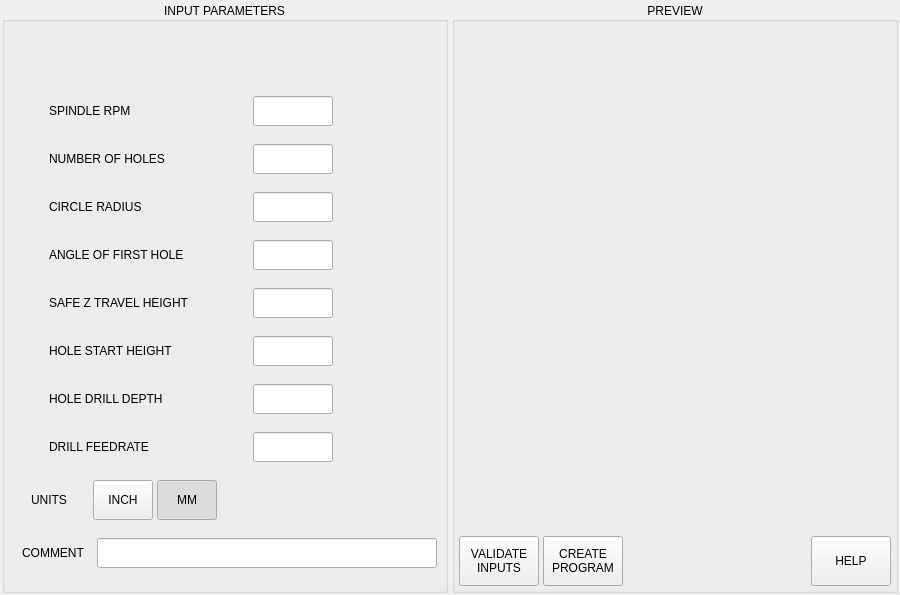
<?xml version="1.0" encoding="UTF-8"?>
<ui version="4.0">
 <class>Form</class>
 <widget class="QWidget" name="Form">
  <property name="geometry">
   <rect>
    <x>0</x>
    <y>0</y>
    <width>900</width>
    <height>595</height>
   </rect>
  </property>
  <property name="windowTitle">
   <string>Form</string>
  </property>
  <layout class="QHBoxLayout" name="horizontalLayout_5">
   <property name="spacing">
    <number>4</number>
   </property>
   <property name="leftMargin">
    <number>0</number>
   </property>
   <property name="topMargin">
    <number>0</number>
   </property>
   <property name="rightMargin">
    <number>0</number>
   </property>
   <property name="bottomMargin">
    <number>0</number>
   </property>
   <item>
    <widget class="QFrame" name="frame_hole_circle">
     <property name="maximumSize">
      <size>
       <width>16777215</width>
       <height>16777215</height>
      </size>
     </property>
     <property name="frameShape">
      <enum>QFrame::NoFrame</enum>
     </property>
     <property name="frameShadow">
      <enum>QFrame::Plain</enum>
     </property>
     <layout class="QHBoxLayout" name="horizontalLayout">
      <property name="spacing">
       <number>4</number>
      </property>
      <property name="leftMargin">
       <number>2</number>
      </property>
      <property name="topMargin">
       <number>2</number>
      </property>
      <property name="rightMargin">
       <number>2</number>
      </property>
      <property name="bottomMargin">
       <number>2</number>
      </property>
      <item>
       <widget class="QGroupBox" name="groupbox_hole_circle">
        <property name="title">
         <string>INPUT PARAMETERS</string>
        </property>
        <property name="alignment">
         <set>Qt::AlignCenter</set>
        </property>
        <layout class="QVBoxLayout" name="verticalLayout">
         <property name="spacing">
          <number>4</number>
         </property>
         <property name="leftMargin">
          <number>4</number>
         </property>
         <property name="topMargin">
          <number>12</number>
         </property>
         <property name="rightMargin">
          <number>4</number>
         </property>
         <property name="bottomMargin">
          <number>4</number>
         </property>
         <item>
          <widget class="QLabel" name="lbl_units_info">
           <property name="sizePolicy">
            <sizepolicy hsizetype="Preferred" vsizetype="Fixed">
             <horstretch>0</horstretch>
             <verstretch>0</verstretch>
            </sizepolicy>
           </property>
           <property name="minimumSize">
            <size>
             <width>0</width>
             <height>30</height>
            </size>
           </property>
           <property name="maximumSize">
            <size>
             <width>16777215</width>
             <height>30</height>
            </size>
           </property>
           <property name="alignment">
            <set>Qt::AlignCenter</set>
           </property>
           <property name="margin">
            <number>4</number>
           </property>
          </widget>
         </item>
         <item>
          <widget class="QWidget" name="widget_spindle" native="true">
           <property name="sizePolicy">
            <sizepolicy hsizetype="Preferred" vsizetype="Fixed">
             <horstretch>0</horstretch>
             <verstretch>0</verstretch>
            </sizepolicy>
           </property>
           <property name="minimumSize">
            <size>
             <width>0</width>
             <height>30</height>
            </size>
           </property>
           <property name="maximumSize">
            <size>
             <width>16777215</width>
             <height>30</height>
            </size>
           </property>
           <layout class="QHBoxLayout" name="horizontalLayout_12">
            <property name="spacing">
             <number>4</number>
            </property>
            <property name="leftMargin">
             <number>0</number>
            </property>
            <property name="topMargin">
             <number>0</number>
            </property>
            <property name="rightMargin">
             <number>0</number>
            </property>
            <property name="bottomMargin">
             <number>0</number>
            </property>
            <item>
             <widget class="QLabel" name="lbl_spindle">
              <property name="maximumSize">
               <size>
                <width>160</width>
                <height>16777215</height>
               </size>
              </property>
              <property name="text">
               <string>SPINDLE RPM</string>
              </property>
             </widget>
            </item>
            <item>
             <widget class="QLineEdit" name="lineEdit_spindle">
              <property name="sizePolicy">
               <sizepolicy hsizetype="Preferred" vsizetype="Preferred">
                <horstretch>0</horstretch>
                <verstretch>0</verstretch>
               </sizepolicy>
              </property>
              <property name="minimumSize">
               <size>
                <width>0</width>
                <height>0</height>
               </size>
              </property>
              <property name="maximumSize">
               <size>
                <width>80</width>
                <height>16777215</height>
               </size>
              </property>
              <property name="maxLength">
               <number>8</number>
              </property>
              <property name="alignment">
               <set>Qt::AlignCenter</set>
              </property>
             </widget>
            </item>
            <item>
             <widget class="QLabel" name="lbl_spindle_ok">
              <property name="sizePolicy">
               <sizepolicy hsizetype="Fixed" vsizetype="Fixed">
                <horstretch>0</horstretch>
                <verstretch>0</verstretch>
               </sizepolicy>
              </property>
              <property name="minimumSize">
               <size>
                <width>24</width>
                <height>24</height>
               </size>
              </property>
              <property name="maximumSize">
               <size>
                <width>24</width>
                <height>24</height>
               </size>
              </property>
              <property name="text">
               <string/>
              </property>
              <property name="pixmap">
               <pixmap>images/unchecked.png</pixmap>
              </property>
              <property name="scaledContents">
               <bool>true</bool>
              </property>
              <property name="alignment">
               <set>Qt::AlignCenter</set>
              </property>
             </widget>
            </item>
           </layout>
          </widget>
         </item>
         <item>
          <widget class="QWidget" name="widget_num_holes" native="true">
           <property name="sizePolicy">
            <sizepolicy hsizetype="Preferred" vsizetype="Fixed">
             <horstretch>0</horstretch>
             <verstretch>0</verstretch>
            </sizepolicy>
           </property>
           <property name="minimumSize">
            <size>
             <width>0</width>
             <height>30</height>
            </size>
           </property>
           <property name="maximumSize">
            <size>
             <width>16777215</width>
             <height>30</height>
            </size>
           </property>
           <layout class="QHBoxLayout" name="horizontalLayout_6">
            <property name="spacing">
             <number>4</number>
            </property>
            <property name="leftMargin">
             <number>0</number>
            </property>
            <property name="topMargin">
             <number>0</number>
            </property>
            <property name="rightMargin">
             <number>0</number>
            </property>
            <property name="bottomMargin">
             <number>0</number>
            </property>
            <item>
             <widget class="QLabel" name="lbl_num_holes">
              <property name="minimumSize">
               <size>
                <width>160</width>
                <height>0</height>
               </size>
              </property>
              <property name="maximumSize">
               <size>
                <width>160</width>
                <height>16777215</height>
               </size>
              </property>
              <property name="text">
               <string>NUMBER OF HOLES</string>
              </property>
             </widget>
            </item>
            <item>
             <widget class="QLineEdit" name="lineEdit_num_holes">
              <property name="sizePolicy">
               <sizepolicy hsizetype="Preferred" vsizetype="Preferred">
                <horstretch>0</horstretch>
                <verstretch>0</verstretch>
               </sizepolicy>
              </property>
              <property name="minimumSize">
               <size>
                <width>80</width>
                <height>0</height>
               </size>
              </property>
              <property name="maximumSize">
               <size>
                <width>80</width>
                <height>16777215</height>
               </size>
              </property>
              <property name="maxLength">
               <number>5</number>
              </property>
              <property name="alignment">
               <set>Qt::AlignCenter</set>
              </property>
             </widget>
            </item>
            <item>
             <widget class="QLabel" name="lbl_num_holes_ok">
              <property name="sizePolicy">
               <sizepolicy hsizetype="Fixed" vsizetype="Fixed">
                <horstretch>0</horstretch>
                <verstretch>0</verstretch>
               </sizepolicy>
              </property>
              <property name="minimumSize">
               <size>
                <width>24</width>
                <height>24</height>
               </size>
              </property>
              <property name="maximumSize">
               <size>
                <width>24</width>
                <height>24</height>
               </size>
              </property>
              <property name="text">
               <string/>
              </property>
              <property name="pixmap">
               <pixmap>images/unchecked.png</pixmap>
              </property>
              <property name="scaledContents">
               <bool>true</bool>
              </property>
              <property name="alignment">
               <set>Qt::AlignCenter</set>
              </property>
             </widget>
            </item>
           </layout>
          </widget>
         </item>
         <item>
          <widget class="QWidget" name="widget_radius" native="true">
           <property name="sizePolicy">
            <sizepolicy hsizetype="Preferred" vsizetype="Fixed">
             <horstretch>0</horstretch>
             <verstretch>0</verstretch>
            </sizepolicy>
           </property>
           <property name="minimumSize">
            <size>
             <width>0</width>
             <height>30</height>
            </size>
           </property>
           <property name="maximumSize">
            <size>
             <width>16777215</width>
             <height>30</height>
            </size>
           </property>
           <layout class="QHBoxLayout" name="horizontalLayout_8">
            <property name="spacing">
             <number>4</number>
            </property>
            <property name="leftMargin">
             <number>0</number>
            </property>
            <property name="topMargin">
             <number>0</number>
            </property>
            <property name="rightMargin">
             <number>0</number>
            </property>
            <property name="bottomMargin">
             <number>0</number>
            </property>
            <item>
             <widget class="QLabel" name="lbl_radius">
              <property name="minimumSize">
               <size>
                <width>160</width>
                <height>0</height>
               </size>
              </property>
              <property name="maximumSize">
               <size>
                <width>160</width>
                <height>16777215</height>
               </size>
              </property>
              <property name="text">
               <string>CIRCLE RADIUS</string>
              </property>
             </widget>
            </item>
            <item>
             <widget class="QLineEdit" name="lineEdit_radius">
              <property name="sizePolicy">
               <sizepolicy hsizetype="Preferred" vsizetype="Preferred">
                <horstretch>0</horstretch>
                <verstretch>0</verstretch>
               </sizepolicy>
              </property>
              <property name="minimumSize">
               <size>
                <width>80</width>
                <height>0</height>
               </size>
              </property>
              <property name="maximumSize">
               <size>
                <width>80</width>
                <height>16777215</height>
               </size>
              </property>
              <property name="maxLength">
               <number>6</number>
              </property>
              <property name="alignment">
               <set>Qt::AlignCenter</set>
              </property>
             </widget>
            </item>
            <item>
             <widget class="QLabel" name="lbl_radius_ok">
              <property name="sizePolicy">
               <sizepolicy hsizetype="Fixed" vsizetype="Fixed">
                <horstretch>0</horstretch>
                <verstretch>0</verstretch>
               </sizepolicy>
              </property>
              <property name="minimumSize">
               <size>
                <width>24</width>
                <height>24</height>
               </size>
              </property>
              <property name="maximumSize">
               <size>
                <width>24</width>
                <height>24</height>
               </size>
              </property>
              <property name="text">
               <string/>
              </property>
              <property name="pixmap">
               <pixmap>images/unchecked.png</pixmap>
              </property>
              <property name="scaledContents">
               <bool>true</bool>
              </property>
              <property name="alignment">
               <set>Qt::AlignCenter</set>
              </property>
             </widget>
            </item>
           </layout>
          </widget>
         </item>
         <item>
          <widget class="QWidget" name="widget_first" native="true">
           <property name="sizePolicy">
            <sizepolicy hsizetype="Preferred" vsizetype="Fixed">
             <horstretch>0</horstretch>
             <verstretch>0</verstretch>
            </sizepolicy>
           </property>
           <property name="minimumSize">
            <size>
             <width>0</width>
             <height>30</height>
            </size>
           </property>
           <property name="maximumSize">
            <size>
             <width>16777215</width>
             <height>30</height>
            </size>
           </property>
           <layout class="QHBoxLayout" name="horizontalLayout_7">
            <property name="spacing">
             <number>4</number>
            </property>
            <property name="leftMargin">
             <number>0</number>
            </property>
            <property name="topMargin">
             <number>0</number>
            </property>
            <property name="rightMargin">
             <number>0</number>
            </property>
            <property name="bottomMargin">
             <number>0</number>
            </property>
            <item>
             <widget class="QLabel" name="lbl_first">
              <property name="minimumSize">
               <size>
                <width>160</width>
                <height>0</height>
               </size>
              </property>
              <property name="maximumSize">
               <size>
                <width>160</width>
                <height>16777215</height>
               </size>
              </property>
              <property name="toolTip">
               <string>Tool to use for facing</string>
              </property>
              <property name="text">
               <string>ANGLE OF FIRST HOLE</string>
              </property>
             </widget>
            </item>
            <item>
             <widget class="QLineEdit" name="lineEdit_first">
              <property name="sizePolicy">
               <sizepolicy hsizetype="Preferred" vsizetype="Preferred">
                <horstretch>0</horstretch>
                <verstretch>0</verstretch>
               </sizepolicy>
              </property>
              <property name="minimumSize">
               <size>
                <width>80</width>
                <height>0</height>
               </size>
              </property>
              <property name="maximumSize">
               <size>
                <width>80</width>
                <height>16777215</height>
               </size>
              </property>
              <property name="toolTip">
               <string/>
              </property>
              <property name="maxLength">
               <number>6</number>
              </property>
              <property name="alignment">
               <set>Qt::AlignCenter</set>
              </property>
             </widget>
            </item>
            <item>
             <widget class="QLabel" name="lbl_first_ok">
              <property name="sizePolicy">
               <sizepolicy hsizetype="Fixed" vsizetype="Fixed">
                <horstretch>0</horstretch>
                <verstretch>0</verstretch>
               </sizepolicy>
              </property>
              <property name="minimumSize">
               <size>
                <width>24</width>
                <height>24</height>
               </size>
              </property>
              <property name="maximumSize">
               <size>
                <width>24</width>
                <height>24</height>
               </size>
              </property>
              <property name="text">
               <string/>
              </property>
              <property name="pixmap">
               <pixmap>images/unchecked.png</pixmap>
              </property>
              <property name="scaledContents">
               <bool>true</bool>
              </property>
              <property name="alignment">
               <set>Qt::AlignCenter</set>
              </property>
             </widget>
            </item>
           </layout>
          </widget>
         </item>
         <item>
          <widget class="QWidget" name="widget_safe_z" native="true">
           <property name="sizePolicy">
            <sizepolicy hsizetype="Preferred" vsizetype="Fixed">
             <horstretch>0</horstretch>
             <verstretch>0</verstretch>
            </sizepolicy>
           </property>
           <property name="minimumSize">
            <size>
             <width>0</width>
             <height>30</height>
            </size>
           </property>
           <property name="maximumSize">
            <size>
             <width>16777215</width>
             <height>30</height>
            </size>
           </property>
           <layout class="QHBoxLayout" name="horizontalLayout_2">
            <property name="spacing">
             <number>4</number>
            </property>
            <property name="leftMargin">
             <number>0</number>
            </property>
            <property name="topMargin">
             <number>0</number>
            </property>
            <property name="rightMargin">
             <number>0</number>
            </property>
            <property name="bottomMargin">
             <number>0</number>
            </property>
            <item>
             <widget class="QLabel" name="lbl_safe_z">
              <property name="minimumSize">
               <size>
                <width>160</width>
                <height>0</height>
               </size>
              </property>
              <property name="maximumSize">
               <size>
                <width>160</width>
                <height>16777215</height>
               </size>
              </property>
              <property name="text">
               <string>SAFE Z TRAVEL HEIGHT</string>
              </property>
             </widget>
            </item>
            <item>
             <widget class="QLineEdit" name="lineEdit_safe_z">
              <property name="sizePolicy">
               <sizepolicy hsizetype="Preferred" vsizetype="Preferred">
                <horstretch>0</horstretch>
                <verstretch>0</verstretch>
               </sizepolicy>
              </property>
              <property name="minimumSize">
               <size>
                <width>80</width>
                <height>0</height>
               </size>
              </property>
              <property name="maximumSize">
               <size>
                <width>80</width>
                <height>16777215</height>
               </size>
              </property>
              <property name="maxLength">
               <number>4</number>
              </property>
              <property name="alignment">
               <set>Qt::AlignCenter</set>
              </property>
             </widget>
            </item>
            <item>
             <widget class="QLabel" name="lbl_safe_z_ok">
              <property name="sizePolicy">
               <sizepolicy hsizetype="Fixed" vsizetype="Fixed">
                <horstretch>0</horstretch>
                <verstretch>0</verstretch>
               </sizepolicy>
              </property>
              <property name="minimumSize">
               <size>
                <width>24</width>
                <height>24</height>
               </size>
              </property>
              <property name="maximumSize">
               <size>
                <width>24</width>
                <height>24</height>
               </size>
              </property>
              <property name="text">
               <string/>
              </property>
              <property name="pixmap">
               <pixmap>images/unchecked.png</pixmap>
              </property>
              <property name="scaledContents">
               <bool>true</bool>
              </property>
              <property name="alignment">
               <set>Qt::AlignCenter</set>
              </property>
             </widget>
            </item>
           </layout>
          </widget>
         </item>
         <item>
          <widget class="QWidget" name="widget_start_height" native="true">
           <property name="sizePolicy">
            <sizepolicy hsizetype="Preferred" vsizetype="Fixed">
             <horstretch>0</horstretch>
             <verstretch>0</verstretch>
            </sizepolicy>
           </property>
           <property name="minimumSize">
            <size>
             <width>0</width>
             <height>30</height>
            </size>
           </property>
           <property name="maximumSize">
            <size>
             <width>16777215</width>
             <height>30</height>
            </size>
           </property>
           <layout class="QHBoxLayout" name="horizontalLayout_3">
            <property name="spacing">
             <number>4</number>
            </property>
            <property name="leftMargin">
             <number>0</number>
            </property>
            <property name="topMargin">
             <number>0</number>
            </property>
            <property name="rightMargin">
             <number>0</number>
            </property>
            <property name="bottomMargin">
             <number>0</number>
            </property>
            <item>
             <widget class="QLabel" name="lbl_start_height">
              <property name="maximumSize">
               <size>
                <width>160</width>
                <height>16777215</height>
               </size>
              </property>
              <property name="text">
               <string>HOLE START HEIGHT</string>
              </property>
             </widget>
            </item>
            <item>
             <widget class="QLineEdit" name="lineEdit_start_height">
              <property name="sizePolicy">
               <sizepolicy hsizetype="Preferred" vsizetype="Preferred">
                <horstretch>0</horstretch>
                <verstretch>0</verstretch>
               </sizepolicy>
              </property>
              <property name="minimumSize">
               <size>
                <width>80</width>
                <height>0</height>
               </size>
              </property>
              <property name="maximumSize">
               <size>
                <width>80</width>
                <height>16777215</height>
               </size>
              </property>
              <property name="alignment">
               <set>Qt::AlignCenter</set>
              </property>
             </widget>
            </item>
            <item>
             <widget class="QLabel" name="lbl_start_height_ok">
              <property name="sizePolicy">
               <sizepolicy hsizetype="Fixed" vsizetype="Fixed">
                <horstretch>0</horstretch>
                <verstretch>0</verstretch>
               </sizepolicy>
              </property>
              <property name="minimumSize">
               <size>
                <width>24</width>
                <height>24</height>
               </size>
              </property>
              <property name="maximumSize">
               <size>
                <width>24</width>
                <height>24</height>
               </size>
              </property>
              <property name="text">
               <string/>
              </property>
              <property name="pixmap">
               <pixmap>images/unchecked.png</pixmap>
              </property>
              <property name="scaledContents">
               <bool>true</bool>
              </property>
              <property name="alignment">
               <set>Qt::AlignCenter</set>
              </property>
             </widget>
            </item>
           </layout>
          </widget>
         </item>
         <item>
          <widget class="QWidget" name="widget_depth" native="true">
           <property name="sizePolicy">
            <sizepolicy hsizetype="Preferred" vsizetype="Fixed">
             <horstretch>0</horstretch>
             <verstretch>0</verstretch>
            </sizepolicy>
           </property>
           <property name="minimumSize">
            <size>
             <width>0</width>
             <height>30</height>
            </size>
           </property>
           <property name="maximumSize">
            <size>
             <width>16777215</width>
             <height>30</height>
            </size>
           </property>
           <layout class="QHBoxLayout" name="horizontalLayout_4">
            <property name="spacing">
             <number>4</number>
            </property>
            <property name="leftMargin">
             <number>0</number>
            </property>
            <property name="topMargin">
             <number>0</number>
            </property>
            <property name="rightMargin">
             <number>0</number>
            </property>
            <property name="bottomMargin">
             <number>0</number>
            </property>
            <item>
             <widget class="QLabel" name="lbl_depth">
              <property name="minimumSize">
               <size>
                <width>160</width>
                <height>0</height>
               </size>
              </property>
              <property name="maximumSize">
               <size>
                <width>160</width>
                <height>16777215</height>
               </size>
              </property>
              <property name="text">
               <string>HOLE DRILL DEPTH</string>
              </property>
             </widget>
            </item>
            <item>
             <widget class="QLineEdit" name="lineEdit_depth">
              <property name="sizePolicy">
               <sizepolicy hsizetype="Preferred" vsizetype="Preferred">
                <horstretch>0</horstretch>
                <verstretch>0</verstretch>
               </sizepolicy>
              </property>
              <property name="minimumSize">
               <size>
                <width>80</width>
                <height>0</height>
               </size>
              </property>
              <property name="maximumSize">
               <size>
                <width>80</width>
                <height>16777215</height>
               </size>
              </property>
              <property name="alignment">
               <set>Qt::AlignCenter</set>
              </property>
             </widget>
            </item>
            <item>
             <widget class="QLabel" name="lbl_depth_ok">
              <property name="sizePolicy">
               <sizepolicy hsizetype="Fixed" vsizetype="Fixed">
                <horstretch>0</horstretch>
                <verstretch>0</verstretch>
               </sizepolicy>
              </property>
              <property name="minimumSize">
               <size>
                <width>24</width>
                <height>24</height>
               </size>
              </property>
              <property name="maximumSize">
               <size>
                <width>24</width>
                <height>24</height>
               </size>
              </property>
              <property name="text">
               <string/>
              </property>
              <property name="pixmap">
               <pixmap>images/unchecked.png</pixmap>
              </property>
              <property name="scaledContents">
               <bool>true</bool>
              </property>
              <property name="alignment">
               <set>Qt::AlignCenter</set>
              </property>
             </widget>
            </item>
           </layout>
          </widget>
         </item>
         <item>
          <widget class="QWidget" name="widget_drill_feedrate" native="true">
           <property name="sizePolicy">
            <sizepolicy hsizetype="Preferred" vsizetype="Fixed">
             <horstretch>0</horstretch>
             <verstretch>0</verstretch>
            </sizepolicy>
           </property>
           <property name="minimumSize">
            <size>
             <width>0</width>
             <height>30</height>
            </size>
           </property>
           <property name="maximumSize">
            <size>
             <width>16777215</width>
             <height>30</height>
            </size>
           </property>
           <layout class="QHBoxLayout" name="horizontalLayout_10">
            <property name="spacing">
             <number>4</number>
            </property>
            <property name="leftMargin">
             <number>0</number>
            </property>
            <property name="topMargin">
             <number>0</number>
            </property>
            <property name="rightMargin">
             <number>0</number>
            </property>
            <property name="bottomMargin">
             <number>0</number>
            </property>
            <item>
             <widget class="QLabel" name="lbl_drill_feed">
              <property name="maximumSize">
               <size>
                <width>160</width>
                <height>16777215</height>
               </size>
              </property>
              <property name="text">
               <string>DRILL FEEDRATE</string>
              </property>
             </widget>
            </item>
            <item>
             <widget class="QLineEdit" name="lineEdit_drill_feed">
              <property name="sizePolicy">
               <sizepolicy hsizetype="Preferred" vsizetype="Preferred">
                <horstretch>0</horstretch>
                <verstretch>0</verstretch>
               </sizepolicy>
              </property>
              <property name="minimumSize">
               <size>
                <width>0</width>
                <height>0</height>
               </size>
              </property>
              <property name="maximumSize">
               <size>
                <width>80</width>
                <height>16777215</height>
               </size>
              </property>
              <property name="alignment">
               <set>Qt::AlignCenter</set>
              </property>
             </widget>
            </item>
            <item>
             <widget class="QLabel" name="lbl_drill_feed_ok">
              <property name="sizePolicy">
               <sizepolicy hsizetype="Fixed" vsizetype="Fixed">
                <horstretch>0</horstretch>
                <verstretch>0</verstretch>
               </sizepolicy>
              </property>
              <property name="minimumSize">
               <size>
                <width>24</width>
                <height>24</height>
               </size>
              </property>
              <property name="maximumSize">
               <size>
                <width>24</width>
                <height>24</height>
               </size>
              </property>
              <property name="text">
               <string/>
              </property>
              <property name="pixmap">
               <pixmap>images/unchecked.png</pixmap>
              </property>
              <property name="scaledContents">
               <bool>true</bool>
              </property>
              <property name="alignment">
               <set>Qt::AlignCenter</set>
              </property>
             </widget>
            </item>
           </layout>
          </widget>
         </item>
         <item>
          <widget class="QWidget" name="widget_units" native="true">
           <property name="sizePolicy">
            <sizepolicy hsizetype="Preferred" vsizetype="Fixed">
             <horstretch>0</horstretch>
             <verstretch>0</verstretch>
            </sizepolicy>
           </property>
           <property name="minimumSize">
            <size>
             <width>0</width>
             <height>40</height>
            </size>
           </property>
           <property name="maximumSize">
            <size>
             <width>16777215</width>
             <height>40</height>
            </size>
           </property>
           <layout class="QHBoxLayout" name="horizontalLayout_9">
            <property name="spacing">
             <number>4</number>
            </property>
            <property name="leftMargin">
             <number>0</number>
            </property>
            <property name="topMargin">
             <number>0</number>
            </property>
            <property name="rightMargin">
             <number>0</number>
            </property>
            <property name="bottomMargin">
             <number>0</number>
            </property>
            <item>
             <widget class="QLabel" name="lbl_units">
              <property name="minimumSize">
               <size>
                <width>80</width>
                <height>0</height>
               </size>
              </property>
              <property name="maximumSize">
               <size>
                <width>80</width>
                <height>16777215</height>
               </size>
              </property>
              <property name="toolTip">
               <string>Select machine units</string>
              </property>
              <property name="text">
               <string>UNITS</string>
              </property>
              <property name="alignment">
               <set>Qt::AlignCenter</set>
              </property>
             </widget>
            </item>
            <item>
             <widget class="QPushButton" name="btn_inch">
              <property name="sizePolicy">
               <sizepolicy hsizetype="Preferred" vsizetype="Preferred">
                <horstretch>0</horstretch>
                <verstretch>0</verstretch>
               </sizepolicy>
              </property>
              <property name="minimumSize">
               <size>
                <width>60</width>
                <height>0</height>
               </size>
              </property>
              <property name="maximumSize">
               <size>
                <width>60</width>
                <height>16777215</height>
               </size>
              </property>
              <property name="text">
               <string>INCH</string>
              </property>
              <property name="checkable">
               <bool>true</bool>
              </property>
              <property name="autoExclusive">
               <bool>true</bool>
              </property>
             </widget>
            </item>
            <item>
             <widget class="QPushButton" name="btn_mm">
              <property name="sizePolicy">
               <sizepolicy hsizetype="Preferred" vsizetype="Preferred">
                <horstretch>0</horstretch>
                <verstretch>0</verstretch>
               </sizepolicy>
              </property>
              <property name="minimumSize">
               <size>
                <width>60</width>
                <height>0</height>
               </size>
              </property>
              <property name="maximumSize">
               <size>
                <width>60</width>
                <height>16777215</height>
               </size>
              </property>
              <property name="text">
               <string>MM</string>
              </property>
              <property name="checkable">
               <bool>true</bool>
              </property>
              <property name="checked">
               <bool>true</bool>
              </property>
              <property name="autoExclusive">
               <bool>true</bool>
              </property>
             </widget>
            </item>
            <item>
             <spacer name="horizontalSpacer_4">
              <property name="orientation">
               <enum>Qt::Horizontal</enum>
              </property>
              <property name="sizeHint" stdset="0">
               <size>
                <width>40</width>
                <height>20</height>
               </size>
              </property>
             </spacer>
            </item>
           </layout>
          </widget>
         </item>
         <item>
          <widget class="QWidget" name="widget_comment" native="true">
           <property name="sizePolicy">
            <sizepolicy hsizetype="Preferred" vsizetype="Fixed">
             <horstretch>0</horstretch>
             <verstretch>0</verstretch>
            </sizepolicy>
           </property>
           <property name="minimumSize">
            <size>
             <width>0</width>
             <height>30</height>
            </size>
           </property>
           <property name="maximumSize">
            <size>
             <width>16777215</width>
             <height>30</height>
            </size>
           </property>
           <layout class="QHBoxLayout" name="horizontalLayout_11">
            <property name="spacing">
             <number>4</number>
            </property>
            <property name="leftMargin">
             <number>4</number>
            </property>
            <property name="topMargin">
             <number>0</number>
            </property>
            <property name="rightMargin">
             <number>4</number>
            </property>
            <property name="bottomMargin">
             <number>0</number>
            </property>
            <item>
             <widget class="QLabel" name="lbl_comment">
              <property name="minimumSize">
               <size>
                <width>80</width>
                <height>0</height>
               </size>
              </property>
              <property name="maximumSize">
               <size>
                <width>80</width>
                <height>16777215</height>
               </size>
              </property>
              <property name="toolTip">
               <string>Comment for gcode file</string>
              </property>
              <property name="text">
               <string>COMMENT</string>
              </property>
              <property name="alignment">
               <set>Qt::AlignCenter</set>
              </property>
             </widget>
            </item>
            <item>
             <widget class="QLineEdit" name="lineEdit_comment">
              <property name="sizePolicy">
               <sizepolicy hsizetype="Preferred" vsizetype="Preferred">
                <horstretch>0</horstretch>
                <verstretch>0</verstretch>
               </sizepolicy>
              </property>
              <property name="minimumSize">
               <size>
                <width>0</width>
                <height>0</height>
               </size>
              </property>
              <property name="maximumSize">
               <size>
                <width>16777215</width>
                <height>16777215</height>
               </size>
              </property>
              <property name="toolTip">
               <string/>
              </property>
             </widget>
            </item>
           </layout>
          </widget>
         </item>
        </layout>
       </widget>
      </item>
      <item>
       <widget class="QGroupBox" name="groupbox_preview">
        <property name="title">
         <string>PREVIEW</string>
        </property>
        <property name="alignment">
         <set>Qt::AlignCenter</set>
        </property>
        <layout class="QVBoxLayout" name="layout_for_groupbox" stretch="1,0">
         <property name="spacing">
          <number>6</number>
         </property>
         <property name="sizeConstraint">
          <enum>QLayout::SetMaximumSize</enum>
         </property>
         <property name="leftMargin">
          <number>4</number>
         </property>
         <property name="topMargin">
          <number>12</number>
         </property>
         <property name="rightMargin">
          <number>4</number>
         </property>
         <property name="bottomMargin">
          <number>4</number>
         </property>
         <item>
          <layout class="QVBoxLayout" name="layout_preview">
           <property name="spacing">
            <number>4</number>
           </property>
          </layout>
         </item>
         <item alignment="Qt::AlignBottom">
          <widget class="QWidget" name="widget_macro" native="true">
           <property name="maximumSize">
            <size>
             <width>16777215</width>
             <height>60</height>
            </size>
           </property>
           <layout class="QHBoxLayout" name="horizontalLayout_13">
            <property name="spacing">
             <number>4</number>
            </property>
            <property name="leftMargin">
             <number>0</number>
            </property>
            <property name="topMargin">
             <number>0</number>
            </property>
            <property name="rightMargin">
             <number>0</number>
            </property>
            <property name="bottomMargin">
             <number>0</number>
            </property>
            <item>
             <widget class="QPushButton" name="btn_validate">
              <property name="sizePolicy">
               <sizepolicy hsizetype="Fixed" vsizetype="Fixed">
                <horstretch>0</horstretch>
                <verstretch>0</verstretch>
               </sizepolicy>
              </property>
              <property name="minimumSize">
               <size>
                <width>80</width>
                <height>50</height>
               </size>
              </property>
              <property name="maximumSize">
               <size>
                <width>80</width>
                <height>50</height>
               </size>
              </property>
              <property name="toolTip">
               <string>Check if all inputs are valid</string>
              </property>
              <property name="text">
               <string>VALIDATE
INPUTS</string>
              </property>
             </widget>
            </item>
            <item>
             <widget class="QPushButton" name="btn_create">
              <property name="sizePolicy">
               <sizepolicy hsizetype="Fixed" vsizetype="Fixed">
                <horstretch>0</horstretch>
                <verstretch>0</verstretch>
               </sizepolicy>
              </property>
              <property name="minimumSize">
               <size>
                <width>80</width>
                <height>50</height>
               </size>
              </property>
              <property name="maximumSize">
               <size>
                <width>80</width>
                <height>50</height>
               </size>
              </property>
              <property name="toolTip">
               <string>Create macro and save to file</string>
              </property>
              <property name="text">
               <string>CREATE
PROGRAM</string>
              </property>
             </widget>
            </item>
            <item>
             <spacer name="horizontalSpacer_3">
              <property name="orientation">
               <enum>Qt::Horizontal</enum>
              </property>
              <property name="sizeHint" stdset="0">
               <size>
                <width>40</width>
                <height>20</height>
               </size>
              </property>
             </spacer>
            </item>
            <item alignment="Qt::AlignRight">
             <widget class="QPushButton" name="btn_help">
              <property name="sizePolicy">
               <sizepolicy hsizetype="Fixed" vsizetype="Fixed">
                <horstretch>0</horstretch>
                <verstretch>0</verstretch>
               </sizepolicy>
              </property>
              <property name="minimumSize">
               <size>
                <width>80</width>
                <height>50</height>
               </size>
              </property>
              <property name="maximumSize">
               <size>
                <width>80</width>
                <height>50</height>
               </size>
              </property>
              <property name="toolTip">
               <string>Opens a help dialog box</string>
              </property>
              <property name="text">
               <string>HELP</string>
              </property>
              <property name="checkable">
               <bool>false</bool>
              </property>
             </widget>
            </item>
           </layout>
          </widget>
         </item>
        </layout>
       </widget>
      </item>
     </layout>
    </widget>
   </item>
  </layout>
 </widget>
 <resources/>
 <connections/>
 <slots>
  <slot>validate()</slot>
  <slot>create_program()</slot>
  <slot>units_changed()</slot>
  <slot>raster_changed()</slot>
  <slot>btn_help_clicked()</slot>
 </slots>
</ui>
